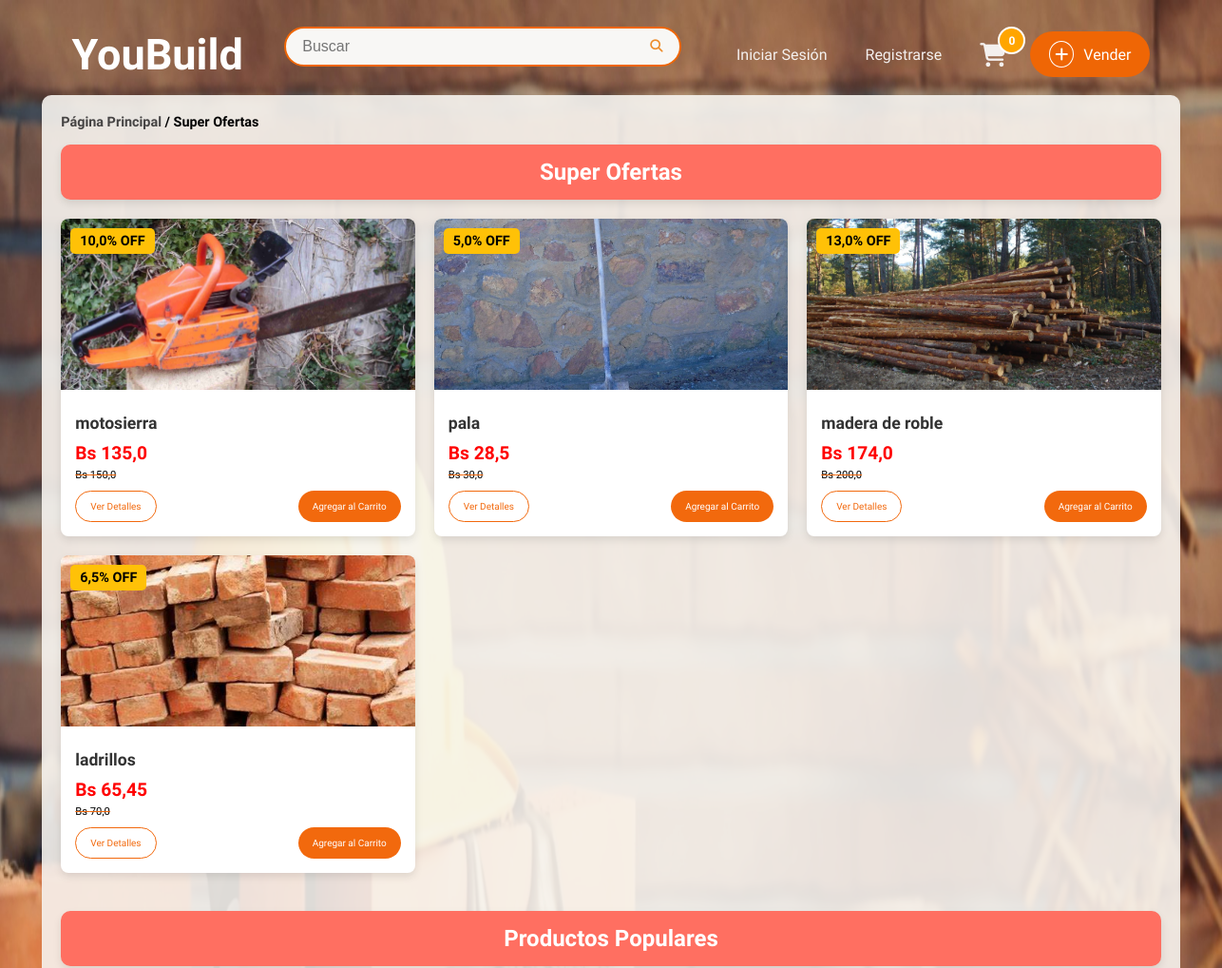
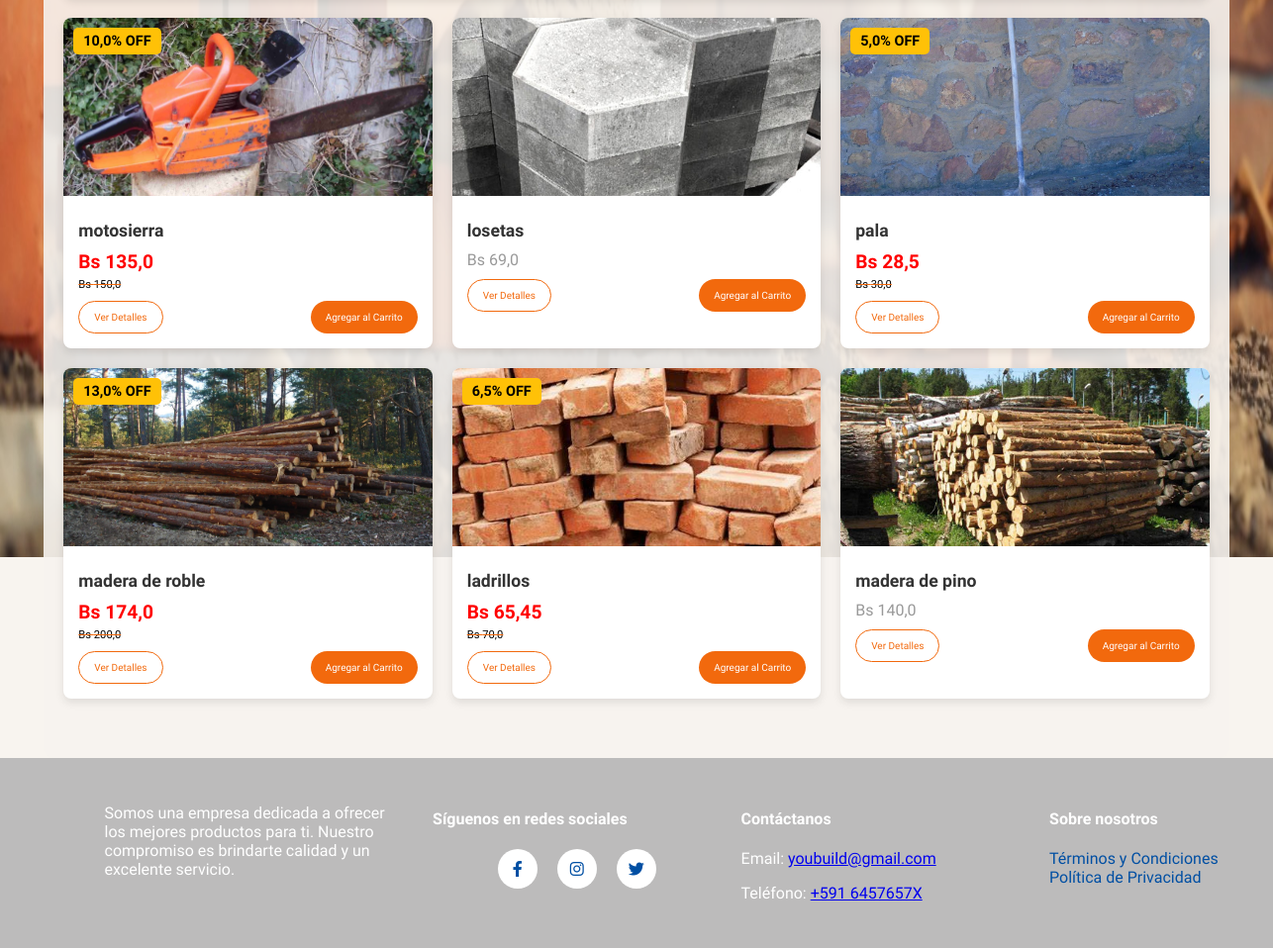
The page /productosOfertados/ on the database its author committed (2 pictures, top to bottom).
### sistema/models.py (models this page shows, shortened)
class ProductoDb(models.Model):
    ESTADO_CHOICES = [
        ('disponible', 'Disponible'),
        ('promocion', 'En Promoción'),
        ('vendido', 'Vendido'),
    ]
    nombre = models.CharField(max_length=50, verbose_name="Nombre")
    detalle = models.TextField(max_length=500, verbose_name="Detalle")
    precio = models.FloatField(verbose_name="Precio", validators=[MinValueValidator(0.0), MaxValueValidator(99999.9)])
    descuento = models.FloatField(default=0.0, validators=[MinValueValidator(0.0), MaxValueValidator(100.0)], verbose_name="Descuento (%)")
    estado = models.CharField(max_length=10, choices=ESTADO_CHOICES, default='disponible', verbose_name="Estado del Producto")
    fecha_inicio_promocion = models.DateTimeField(null=True, blank=True, verbose_name="Inicio de Promoción")
    fecha_fin_promocion = models.DateTimeField(null=True, blank=True, verbose_name="Fin de Promoción")
    disponible = models.BooleanField(default=True, verbose_name="Disponible para la venta")  # Para activar o desactivar el producto manualmente
    categoria_fk = models.ForeignKey(CategoriaDb, on_delete=models.CASCADE, null=True, blank=True)
    usuario_fk = models.ForeignKey(UsuarioDB, on_delete=models.CASCADE, null=True, blank=True)
    municipio_fk = models.ForeignKey(MunicipioDB, on_delete=models.CASCADE, null=True, blank=True, verbose_name="Municipio")
    direccion_1 = models.CharField(max_length=255, verbose_name="Dirección 1", null=True, blank=True)
    visitas = models.PositiveIntegerField(default=0, verbose_name="Visitas")
    cantidad = models.IntegerField(default=1)
    class Meta:
        db_table = "productos"
        verbose_name = "Producto"
        verbose_name_plural = "Productos"
    def precio_final(self):
        if self.esta_en_promocion():
            return self.precio * (1 - self.descuento / 100)
        return self.precio
    def esta_en_promocion(self):
        ahora = timezone.now()
        return (
            self.estado == 'promocion' and
            self.fecha_inicio_promocion and
            self.fecha_fin_promocion and
            self.fecha_inicio_promocion <= ahora <= self.fecha_fin_promocion
        )

class ImagenProductoDB(models.Model):
    producto_fk = models.ForeignKey(ProductoDb, on_delete=models.CASCADE, related_name="imagenes")
    imagen = models.ImageField(upload_to="productos", null=True)
    class Meta:
        verbose_name = "Imagen"
        verbose_name_plural = "Imágenes"

### sistema/views.py (the view)
# urls.py: path('productosOfertados/', lista_productosOfert, name='Productos_Oferta'),
def lista_productosOfert(request):
    productos, productos_oferta = obtener_productos_oferta()
    layout_template = 'layoutReg.html' if request.user.is_authenticated else 'layout.html'
    return render(request, 'ListaProductOferta.html', {
        'productos': productos,
        'productos_oferta': productos_oferta,
        'layout_template': layout_template,  # Pasamos el layout base según el estado del usuario
    })

### sistema/context_processors.py (called while the page is built)
def cart_count(request):
    if request.user.is_authenticated:  # Only fetch the cart count for logged-in users
        try:
            usuario = request.user.usuariodb
            cart_count = CarritoProductoDB.objects.filter(carrito_fk__usuario_fk=usuario).aggregate(
                total_quantity=Sum('cantidad')
            )['total_quantity'] or 0
        except UsuarioDB.DoesNotExist:
            cart_count = 0
    else:
        cart_count = 0
    return {'cart_count': cart_count}

def user_profile(request):
    if request.user.is_authenticated:
        return {"usuario": request.user.usuariodb}
    return {}

### sistema/views.py (called while the page is built)
def obtener_productos_oferta():
    productos = ProductoDb.objects.all().order_by('-visitas')
    productos_oferta = [producto for producto in productos if producto.esta_en_promocion()]
    return productos, productos_oferta

### sistema/templates/ListaProductOferta.html (shortened to what this page needs)
{% extends layout_template %}
{% load static %}
{% block content %}
<link rel="stylesheet" href="{% static 'ListaOferta.css' %}">
<div class="container">
    <nav class="breadcrumb">
        <a href="{% url 'index' %}" class="breadcrumb-link">Página Principal</a> / <span class="breadcrumb-current">Super Ofertas</span>
    </nav>
    <div class="titulo-container">
        <h1 class="titulo">Super Ofertas</h1>
    </div>
    <div class="productos-grid">
        {% if productos_oferta %}
            {% for producto in productos_oferta %}
            <div class="producto-card">
                <div class="producto-descuento">
                    {{ producto.descuento }}% OFF
                </div>
                <img src="{{ producto.imagenes.first.imagen.url }}" alt="{{ producto.nombre }}">
                <div class="producto-info">
                    <h3 class="producto-nombre">{{ producto.nombre }}</h3>
                    <p class="producto-precio">
                        <span class="precio-descuento">Bs {{ producto.precio_final }}</span>
                        <span class="precio-original">Bs {{ producto.precio }}</span>
                    </p>
                    <div class="botones">
                        <button class="btn-detalles"onclick="verDetalles({{ producto.id }})">Ver Detalles</button>
                        <button class="btn-carrito">Agregar al Carrito</button>
                    </div>
                </div>
            </div>
            {% endfor %}
        {% else %}
            <p>No hay productos en oferta disponibles en este momento.</p>
        {% endif %}
    </div>
    <div class="titulo-container">
    <h1 class="titulo">Productos Populares</h1>
    </div>
    <div class="productos-grid">
        {% if productos %}
            {% for producto in productos %}
            <div class="producto-card">
                {% if producto.estado == "promocion" %}
                <div class="producto-descuento">
                    {{ producto.descuento }}% OFF
                </div>
                {% endif %}
                <img src="{{ producto.imagenes.first.imagen.url }}" alt="{{ producto.nombre }}">
                <div class="producto-info">
                    <h3 class="producto-nombre">{{ producto.nombre }}</h3>
                    <p class="producto-precio">
                        {% if producto.estado == "promocion" %}
                            <span class="precio-descuento">Bs {{ producto.precio_final }}</span>
                            <span class="precio-original">Bs {{ producto.precio }}</span>
                        {% else %}
                            Bs {{ producto.precio }}
                        {% endif %}
                    </p>
                    <div class="botones">
                        <button class="btn-detalles"onclick="verDetalles({{ producto.id }})">Ver Detalles</button>
                        <button class="btn-carrito">Agregar al Carrito</button>
                    </div>
                </div>
            </div>
            {% endfor %}
        {% else %}
            <p>No hay productos disponibles en este momento.</p>
        {% endif %}
    </div>
</div>
{% endblock %}

### sistema/static/style.css (style rules this page uses)
:root { --primary-color: #ED8C2B; --secondary-color: #E5E8EB; --accent-color: #F2690D; --text-color: #1C1C0D; --link-color: #9E9647; --background-color: #FFFFFB; }
body { font-family: 'Comfortaa', sans-serif; margin: 0; padding: 0; display: grid; grid-template-rows: auto 1fr auto; min-height: 100vh; background-color: var(--background-color); }
.container { margin: 0 2cm; }
button, .btn, .btn-volver, .btn-detalle, .btn-agregar, .btn-comprar { font-family: 'Comfortaa', sans-serif !important; }

### sistema/static/topbar.css (style rules this page uses)
body { background-image: url("/static/FondoYB.jpeg") !important; background-size: 100% 80%; background-position: top center; background-repeat: no-repeat; background-attachment: fixed; margin: 0; }

### sistema/static/ListaOferta.css (style rules this page uses)
body { font-family: 'Comfortaa', sans-serif; margin: 0; padding: 0; background-color: #f8f4ef; color: #333; }
.container { width: 90%; max-width: 1200px; margin: 0 auto; padding: 20px; background-color: rgba(247, 243, 239, 0.9); border-radius: 10px; }
.titulo-container { background-color: #ff6f61; padding: 15px 10px; border-radius: 10px; margin-bottom: 20px; text-align: center; box-shadow: 0 4px 8px rgba(0, 0, 0, 0.1); }
.titulo { font-size: 1.5rem; color: #fff; margin: 0; font-weight: bold; }
.productos-grid { display: grid; grid-template-columns: repeat(auto-fill, minmax(280px, 1fr)); gap: 20px; margin-bottom: 40px; }
.producto-card { background-color: #fff; border-radius: 8px; box-shadow: 0 4px 8px rgba(0, 0, 0, 0.1); overflow: hidden; transition: transform 0.3s ease; position: relative; }
.producto-descuento { background-color: #ffc107; color: #010101; font-weight: bold; font-size: 0.9rem; padding: 5px 10px; position: absolute; top: 10px; left: 10px; border-radius: 5px; z-index: 2; }
.producto-card img { width: 100%; height: 180px; object-fit: cover; }
.producto-info { padding: 15px; }
.producto-nombre { font-size: 1.1rem; margin: 10px 0; color: #333; }
.producto-precio { font-size: 1rem; margin: 10px 0; display: flex; flex-direction: column; gap: 5px; align-items: flex-start; text-align: left; width: 100%; }
.producto-precio .precio-descuento { color: #FF0000; font-weight: bold; font-size: 1.2rem; }
.producto-precio .precio-original { text-decoration: line-through; text-decoration-color: #F2690D; color: #010101; font-size: 0.7rem; }
.botones { display: flex; justify-content: space-between; gap: 10px; margin-top: 10px; }
.btn-detalles, .btn-carrito { padding: 10px 15px; border: none; border-radius: 25px; cursor: pointer; font-size: 0.9rem; }
.btn-detalles { background-color: #fff; font-size: 10px; color: #F2690D; border: 1px solid #F2690D; }
.btn-carrito { background-color: #F2690D; font-size: 10px; color: #fff; transition: background-color 0.3s ease; }
.productos-grid p { text-align: center; color: #999; font-size: 1rem; }
.breadcrumb { font-size: 0.9rem; margin-bottom: 15px; color: #000000; font-weight: bold; }
.breadcrumb a { color: #464444; text-decoration: none; font-weight: bold; }
.breadcrumb .breadcrumb-current { color: #000000; font-weight: bold; }

### sistema/templates/layout.html (style rules this page uses)
body { font-family: 'Comfortaa', sans-serif; }

### rows shown on the page
ProductoDb: descuento "10,0", imagenes.first.imagen (picture), nombre "motosierra", precio_final "135,0", precio "150,0"
ProductoDb: descuento "5,0", imagenes.first.imagen (picture), nombre "pala", precio_final "28,5", precio "30,0"
ProductoDb: descuento "13,0", imagenes.first.imagen (picture), nombre "madera de roble", precio_final "174,0", precio "200,0"
ProductoDb: descuento "6,5", imagenes.first.imagen (picture), nombre "ladrillos", precio_final "65,45", precio "70,0"
ProductoDb: imagenes.first.imagen (picture), nombre "losetas", precio "69,0"
ProductoDb: imagenes.first.imagen (picture), nombre "madera de pino", precio "140,0"

### other values the page prints
{{ cart_count }} "0"
